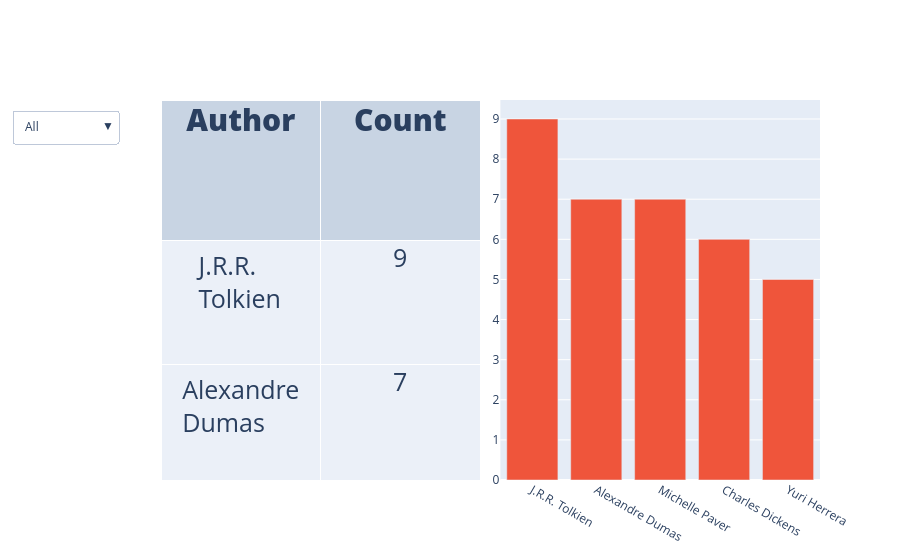

The notebook cell this image was saved under:
### Markdown cell above
## The book sheet

Given that I'm a big reader, my Christmas(/Sinterklaas) wish lists tend to include a generic request for "books". When I heard that my siblings were having to sneak up to my room to check whether I already owned the book they intended to gift me, I decided there must be a better way. I created a spreadsheet to document books I owned and books I still wanted to read, which I share with the family every year. In addition, now that I had it, it became an interesting document with which to reflect on my reading habits.

The most obvious immediate use was to check for my favourite authors and the editions of their books that I tended to buy:

### Code cell
import pandas as pd
import plotly.express as px
import plotly.graph_objects as go
from plotly.subplots import make_subplots

import constants
from constants import gsheet_name

def read_gsheet(gsheetkey,gsheet_name):
    url=f'https://docs.google.com/spreadsheet/ccc?key={gsheetkey}&output=xlsx'
    book_sheet_df = pd.read_excel(url,sheet_name=gsheet_name)
    return book_sheet_df

#Graph showing top 5 authors by language
def create_author_podium_chart(book_sheet_df):
    #Set up the two subplots: a table and a bar, each occupying half of the screen split vertically
    author_podium_chart=make_subplots(
    rows=1, cols=2,
    shared_yaxes=True,
    horizontal_spacing=0.03,
    specs=[[{'type':'table'},{'type':'bar'}]]
    )
    
    #Create possible dataframes
    variable_df_Author_All=book_sheet_df.groupby('Author')['Author'].count().sort_values(ascending=False).head().reset_index(name='Count')
    variable_df_Author_English=book_sheet_df.query("Language=='English'").groupby('Author')['Author'].count().sort_values(ascending=False).head().reset_index(name='Count')
    variable_df_Author_Nederlands=book_sheet_df.query("Language=='Nederlands'").groupby('Author')['Author'].count().sort_values(ascending=False).head().reset_index(name='Count')
    variable_df_Author_Español=book_sheet_df.query("Language=='Español'").groupby('Author')['Author'].count().sort_values(ascending=False).head().reset_index(name='Count')

    #Set up four tables
    author_podium_chart.add_trace(
        go.Table(
            name='Author_All',
            header_values=['Author','Count'],
            cells_values=[variable_df_Author_All[k].tolist() for k in variable_df_Author_All],
            visible=True
        ),
        row=1,col=1,
        )
    author_podium_chart.add_trace(
        go.Table(
            name='Author_English',
            header_values=['Author','Count'],
            cells_values=[variable_df_Author_English[k].tolist() for k in variable_df_Author_English],
            visible=False
        ),
        row=1,col=1
        )
    author_podium_chart.add_trace(
        go.Table(
            name='Author_Nederlands',
            header_values=['Author','Count'],
            cells_values=[variable_df_Author_Nederlands[k].tolist() for k in variable_df_Author_Nederlands],
            visible=False
        ),
        row=1,col=1
        )
    author_podium_chart.add_trace(
        go.Table(
            name='Author_Español',
            header_values=['Author','Count'],
            cells_values=[variable_df_Author_Español[k].tolist() for k in variable_df_Author_Español],
            visible=False
        ),
        row=1,col=1
        )
    author_podium_chart.update_traces(
        header_height=140,
        header_font_size=30,
        header_font_weight=999,
        cells_height=124,
        cells_font_size=25
    )

    #Set up four bars
    author_podium_chart.add_trace(
        go.Bar(
            name='Author_All',
            x=variable_df_Author_All['Author'],
            y=variable_df_Author_All['Count'],
            visible=True
        ),
        row=1,col=2
    )
    author_podium_chart.add_trace(
        go.Bar(
            name='Author_English',
            x=variable_df_Author_English['Author'],
            y=variable_df_Author_English['Count'],
            visible=False
        ),
        row=1,col=2
    )
    author_podium_chart.add_trace(
        go.Bar(
            name='Author_Nederlands',
            x=variable_df_Author_Nederlands['Author'],
            y=variable_df_Author_Nederlands['Count'],
            visible=False
        ),
        row=1,col=2
    ) 
    author_podium_chart.add_trace(
        go.Bar(
            name='Author_Español',
            x=variable_df_Author_Español['Author'],
            y=variable_df_Author_Español['Count'],
            visible=False
        ),
        row=1,col=2
    )

    #Add buttons that modify which of the tables/bar charts you can see
    author_podium_chart.update_layout(
        updatemenus=[
        #Add button that chooses languages
        {'buttons':[{
                    'label': "All",
                    'method': "update",
                    'args':[
                        {'visible': [True,False,False,False,True,False,False,False]}]},
                    {
                    'label': "English",
                    'method': "update",
                    'args':[
                        {'visible': [False,True,False,False,False,True,False,False]}]},
                    {
                    'label': "Nederlands",
                    'method': "update",
                    'args':[
                        {'visible': [False,False,True,False,False,False,True,False]}]},
                    {
                    'label': "Español",
                    'method': "update",
                    'args':[
                        {'visible': [False,False,False,True,False,False,False,True]}]},
            ],
            'type':'dropdown',
            'direction':'down',
            'pad': {"r": 10, "t": 10},
            'showactive': True}
    ])
    return author_podium_chart

book_sheet_df=read_gsheet(gsheetkey=gsheetkey,gsheet_name=gsheet_name)
author_podium_chart=create_author_podium_chart(book_sheet_df=book_sheet_df)
author_podium_chart.show()

### Figure 1 — Plotly figure (JSON) as saved in the notebook; plotly's stock layout.template omitted (floating-point values rounded to 4 significant figures)
{"data": [{"cells": {"font": {"size": 25}, "height": 124, "values": [["J.R.R. Tolkien", "Alexandre Dumas", "Michelle Paver", "Charles Dickens", "Yuri Herrera"], [9, 7, 7, 6, 5]]}, "domain": {"x": [0, 0.485], "y": [0, 1]}, "header": {"font": {"size": 30, "weight": 999}, "height": 140, "values": ["Author", "Count"]}, "name": "Author_All", "type": "table", "visible": true}, {"cells": {"font": {"size": 25}, "height": 124, "values": [["J.R.R. Tolkien", "Alexandre Dumas", "Charles Dickens", "Ursula Le Guin", "Andrzej Sapkowski"], [7, 7, 6, 5, 5]]}, "domain": {"x": [0, 0.485], "y": [0, 1]}, "header": {"font": {"size": 30, "weight": 999}, "height": 140, "values": ["Author", "Count"]}, "name": "Author_English", "type": "table", "visible": false}, {"cells": {"font": {"size": 25}, "height": 124, "values": [["Michelle Paver", "Kader Abdolah", "Tonke Dragt", "Luc Panhuysen", "Hella Haasse"], [6, 4, 3, 3, 2]]}, "domain": {"x": [0, 0.485], "y": [0, 1]}, "header": {"font": {"size": 30, "weight": 999}, "height": 140, "values": ["Author", "Count"]}, "name": "Author_Nederlands", "type": "table", "visible": false}, {"cells": {"font": {"size": 25}, "height": 124, "values": [["Yuri Herrera", "Cristina Rivera Garza", "Federico García Lorca", "Miguel de Cervantes", "Lope de Vega"], [4, 3, 3, 3, 2]]}, "domain": {"x": [0, 0.485], "y": [0, 1]}, "header": {"font": {"size": 30, "weight": 999}, "height": 140, "values": ["Author", "Count"]}, "name": "Author_Español", "type": "table", "visible": false}, {"name": "Author_All", "type": "bar", "visible": true, "x": ["J.R.R. Tolkien", "Alexandre Dumas", "Michelle Paver", "Charles Dickens", "Yuri Herrera"], "xaxis": "x", "y": [9, 7, 7, 6, 5], "yaxis": "y"}, {"name": "Author_English", "type": "bar", "visible": false, "x": ["J.R.R. Tolkien", "Alexandre Dumas", "Charles Dickens", "Ursula Le Guin", "Andrzej Sapkowski"], "xaxis": "x", "y": [7, 7, 6, 5, 5], "yaxis": "y"}, {"name": "Author_Nederlands", "type": "bar", "visible": false, "x": ["Michelle Paver", "Kader Abdolah", "Tonke Dragt", "Luc Panhuysen", "Hella Haasse"], "xaxis": "x", "y": [6, 4, 3, 3, 2], "yaxis": "y"}, {"name": "Author_Español", "type": "bar", "visible": false, "x": ["Yuri Herrera", "Cristina Rivera Garza", "Federico García Lorca", "Miguel de Cervantes", "Lope de Vega"], "xaxis": "x", "y": [4, 3, 3, 3, 2], "yaxis": "y"}], "layout": {"updatemenus": [{"buttons": [{"args": [{"visible": [true, false, false, false, true, false, false, false]}], "label": "All", "method": "update"}, {"args": [{"visible": [false, true, false, false, false, true, false, false]}], "label": "English", "method": "update"}, {"args": [{"visible": [false, false, true, false, false, false, true, false]}], "label": "Nederlands", "method": "update"}, {"args": [{"visible": [false, false, false, true, false, false, false, true]}], "label": "Español", "method": "update"}], "direction": "down", "pad": {"r": 10, "t": 10}, "showactive": true, "type": "dropdown"}], "xaxis": {"anchor": "y", "domain": [0.515, 1]}, "yaxis": {"anchor": "x", "domain": [0, 1]}}}
